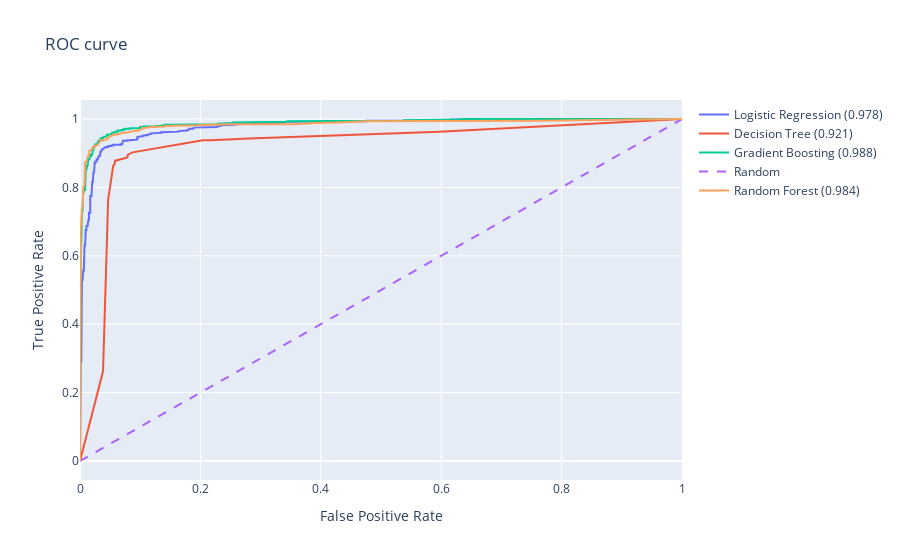

Notebook source saved alongside this figure:
### Markdown cell above
### Model Comparison with ROC

### Code cell
proba_lr = lr.predict_proba(X_test)[:, 1]
#proba_gam = gam.predict_proba(X_test)
proba_tree = tree.predict_proba(X_test)[:, 1]
proba_gb = gb.predict_proba(X_test)[:, 1]
proba_rf = rf.predict_proba(X_test)[:, 1]

# calcualte false positive rate and true positive rate
from sklearn.metrics import roc_curve, auc
fpr_lr, tpr_lr, _ = roc_curve(y_test, proba_lr)
#fpr_gam, tpr_gam, _ = roc_curve(y_test, proba_gam)
fpr_tree, tpr_tree, _ = roc_curve(y_test, proba_tree)
fpr_gb, tpr_gb, _ = roc_curve(y_test, proba_gb)
fpr_rf, tpr_rf, _ = roc_curve(y_test, proba_rf)

auc_lr = auc(fpr_lr, tpr_lr)
#auc_gam = auc(fpr_gam, tpr_gam)
auc_tree = auc(fpr_tree, tpr_tree)
auc_gb = auc(fpr_gb, tpr_gb)
auc_rf = auc(fpr_rf, tpr_rf)

# plot the ROC curve
import plotly.graph_objects as go
fig = go.Figure()
fig.add_trace(go.Scatter(x=fpr_lr, y=tpr_lr, mode='lines', name=f'Logistic Regression ({auc_lr:.3f})'))
#fig.add_trace(go.Scatter(x=fpr_gam, y=tpr_gam, mode='lines', name=f'Generalized Linear Model ({auc_gam:.3f})'))
fig.add_trace(go.Scatter(x=fpr_tree, y=tpr_tree, mode='lines', name=f'Decision Tree ({auc_tree:.3f})'))
fig.add_trace(go.Scatter(x=fpr_gb, y=tpr_gb, mode='lines', name=f'Gradient Boosting ({auc_gb:.3f})'))
fig.add_trace(go.Scatter(x=[0, 1], y=[0, 1], mode='lines', line=dict(dash='dash'), name='Random'))
fig.add_trace(go.Scatter(x=fpr_rf, y=tpr_rf, mode='lines', name=f'Random Forest ({auc_rf:.3f})'))
fig.update_layout(title='ROC curve', xaxis_title='False Positive Rate', yaxis_title='True Positive Rate')
fig.show()

### Figure 1 — Plotly figure (JSON) as saved in the notebook; plotly's stock layout.template omitted (floating-point values rounded to 4 significant figures; data arrays with more than 128 entries replaced by an {"elided": "..."} marker saying what was removed)
{"data": [{"mode": "lines", "name": "Logistic Regression (0.978)", "type": "scatter", "x": {"elided": "213 float values"}, "y": {"elided": "213 float values"}}, {"mode": "lines", "name": "Decision Tree (0.921)", "type": "scatter", "x": [0, 0.03826, 0.04676, 0.05526, 0.05739, 0.05845, 0.06057, 0.07864, 0.0797, 0.08714, 0.204, 0.2179, 0.2806, 0.5972, 1], "y": [0, 0.2622, 0.7647, 0.8639, 0.8672, 0.879, 0.879, 0.8874, 0.8958, 0.9025, 0.9378, 0.9378, 0.9429, 0.963, 1]}, {"mode": "lines", "name": "Gradient Boosting (0.988)", "type": "scatter", "x": {"elided": "244 float values"}, "y": {"elided": "244 float values"}}, {"line": {"dash": "dash"}, "mode": "lines", "name": "Random", "type": "scatter", "x": [0, 1], "y": [0, 1]}, {"mode": "lines", "name": "Random Forest (0.984)", "type": "scatter", "x": [0, 0, 0, 0, 0, 0, 0, 0, 0.001063, 0.001063, 0.001063, 0.001063, 0.001063, 0.001063, 0.001063, 0.001063, 0.001063, 0.001063, 0.002125, 0.002125, 0.002125, 0.002125, 0.002125, 0.002125, 0.003188, 0.004251, 0.005313, 0.005313, 0.005313, 0.005313, 0.005313, 0.005313, 0.007439, 0.007439, 0.007439, 0.007439, 0.007439, 0.007439, 0.007439, 0.007439, 0.008502, 0.008502, 0.008502, 0.01063, 0.01063, 0.01063, 0.01169, 0.01275, 0.01275, 0.01382, 0.01488, 0.01488, 0.01488, 0.01594, 0.01594, 0.01807, 0.01913, 0.02125, 0.02125, 0.02125, 0.02657, 0.02869, 0.03188, 0.03401, 0.03826, 0.03826, 0.04145, 0.04357, 0.0457, 0.0457, 0.04676, 0.04995, 0.05207, 0.05632, 0.05845, 0.06164, 0.06482, 0.06695, 0.0712, 0.07651, 0.08395, 0.08608, 0.08927, 0.09777, 0.102, 0.1031, 0.1031, 0.1041, 0.1084, 0.1137, 0.118, 0.119, 0.1233, 0.1286, 0.1371, 0.1403, 0.1413, 0.1488, 0.1552, 0.1626, 0.1722, 0.1828, 0.1955, 0.2136, 0.2306, 0.2317, 0.2508, 0.2519, 0.2667, 0.2678, 0.2848, 0.2859, 0.3092, 0.3316, 0.3549, 0.3932, 0.3943, 0.4283, 0.4761, 0.5313, 0.6079, 0.61, 0.6706, 0.7598, 1], "y": [0, 0.2168, 0.3176, 0.3193, 0.395, 0.437, 0.4874, 0.4908, 0.5261, 0.5294, 0.563, 0.5664, 0.5849, 0.6084, 0.637, 0.6639, 0.6655, 0.684, 0.6941, 0.7042, 0.7059, 0.7277, 0.7294, 0.7328, 0.7429, 0.7445, 0.7647, 0.7748, 0.7765, 0.7882, 0.7899, 0.7983, 0.8084, 0.8202, 0.8235, 0.8336, 0.8487, 0.8504, 0.8555, 0.8689, 0.8689, 0.8706, 0.8739, 0.8739, 0.8756, 0.879, 0.8807, 0.8891, 0.8908, 0.8941, 0.8941, 0.8975, 0.9042, 0.9059, 0.9076, 0.9109, 0.9109, 0.9143, 0.9176, 0.9193, 0.9227, 0.9227, 0.9311, 0.9378, 0.9378, 0.9395, 0.9395, 0.9395, 0.9429, 0.9445, 0.9445, 0.9496, 0.9513, 0.9546, 0.9546, 0.9546, 0.9563, 0.9563, 0.9597, 0.9597, 0.963, 0.963, 0.9647, 0.9664, 0.9697, 0.9714, 0.9731, 0.9731, 0.9731, 0.9748, 0.9765, 0.9765, 0.9765, 0.9782, 0.9782, 0.9782, 0.9798, 0.9798, 0.9798, 0.9798, 0.9798, 0.9815, 0.9815, 0.9832, 0.9849, 0.9849, 0.9849, 0.9849, 0.9849, 0.9849, 0.9849, 0.9849, 0.9849, 0.9849, 0.9849, 0.9882, 0.9882, 0.9899, 0.9933, 0.9933, 0.9933, 0.9933, 0.9933, 0.995, 1]}], "layout": {"title": {"text": "ROC curve"}, "xaxis": {"title": {"text": "False Positive Rate"}}, "yaxis": {"title": {"text": "True Positive Rate"}}}}
